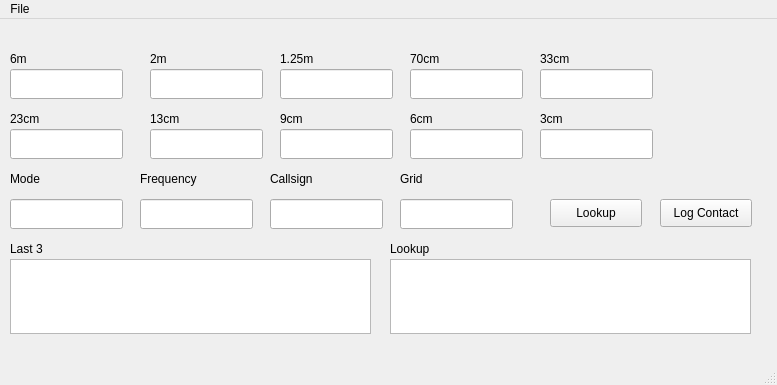
<?xml version="1.0" encoding="UTF-8"?>
<ui version="4.0">
 <class>MainWindow</class>
 <widget class="QMainWindow" name="MainWindow">
  <property name="geometry">
   <rect>
    <x>0</x>
    <y>0</y>
    <width>777</width>
    <height>385</height>
   </rect>
  </property>
  <property name="windowTitle">
   <string>MainWindow</string>
  </property>
  <widget class="QWidget" name="centralwidget">
   <widget class="QLineEdit" name="mode_le">
    <property name="geometry">
     <rect>
      <x>10</x>
      <y>180</y>
      <width>113</width>
      <height>30</height>
     </rect>
    </property>
   </widget>
   <widget class="QPushButton" name="log_button">
    <property name="geometry">
     <rect>
      <x>660</x>
      <y>180</y>
      <width>92</width>
      <height>28</height>
     </rect>
    </property>
    <property name="text">
     <string>Log Contact</string>
    </property>
   </widget>
   <widget class="QLineEdit" name="freq_le">
    <property name="geometry">
     <rect>
      <x>140</x>
      <y>180</y>
      <width>113</width>
      <height>30</height>
     </rect>
    </property>
   </widget>
   <widget class="QLineEdit" name="call_le">
    <property name="geometry">
     <rect>
      <x>270</x>
      <y>180</y>
      <width>113</width>
      <height>30</height>
     </rect>
    </property>
   </widget>
   <widget class="QLineEdit" name="grid_le">
    <property name="geometry">
     <rect>
      <x>400</x>
      <y>180</y>
      <width>113</width>
      <height>30</height>
     </rect>
    </property>
   </widget>
   <widget class="QPushButton" name="lookup_button">
    <property name="geometry">
     <rect>
      <x>550</x>
      <y>180</y>
      <width>92</width>
      <height>28</height>
     </rect>
    </property>
    <property name="text">
     <string>Lookup</string>
    </property>
   </widget>
   <widget class="QLabel" name="label">
    <property name="geometry">
     <rect>
      <x>10</x>
      <y>150</y>
      <width>65</width>
      <height>20</height>
     </rect>
    </property>
    <property name="text">
     <string>Mode</string>
    </property>
   </widget>
   <widget class="QLabel" name="label_2">
    <property name="geometry">
     <rect>
      <x>140</x>
      <y>150</y>
      <width>81</width>
      <height>20</height>
     </rect>
    </property>
    <property name="text">
     <string>Frequency</string>
    </property>
   </widget>
   <widget class="QLabel" name="label_3">
    <property name="geometry">
     <rect>
      <x>270</x>
      <y>150</y>
      <width>65</width>
      <height>20</height>
     </rect>
    </property>
    <property name="text">
     <string>Callsign</string>
    </property>
   </widget>
   <widget class="QLabel" name="label_4">
    <property name="geometry">
     <rect>
      <x>400</x>
      <y>150</y>
      <width>65</width>
      <height>20</height>
     </rect>
    </property>
    <property name="text">
     <string>Grid</string>
    </property>
   </widget>
   <widget class="QTextEdit" name="last3_box">
    <property name="geometry">
     <rect>
      <x>10</x>
      <y>240</y>
      <width>361</width>
      <height>75</height>
     </rect>
    </property>
   </widget>
   <widget class="QLineEdit" name="sixm_le">
    <property name="geometry">
     <rect>
      <x>10</x>
      <y>50</y>
      <width>113</width>
      <height>30</height>
     </rect>
    </property>
   </widget>
   <widget class="QLineEdit" name="twom_le">
    <property name="geometry">
     <rect>
      <x>150</x>
      <y>50</y>
      <width>113</width>
      <height>30</height>
     </rect>
    </property>
   </widget>
   <widget class="QLineEdit" name="onetwofive_le">
    <property name="geometry">
     <rect>
      <x>280</x>
      <y>50</y>
      <width>113</width>
      <height>30</height>
     </rect>
    </property>
   </widget>
   <widget class="QLineEdit" name="twentythree_le">
    <property name="geometry">
     <rect>
      <x>10</x>
      <y>110</y>
      <width>113</width>
      <height>30</height>
     </rect>
    </property>
   </widget>
   <widget class="QLineEdit" name="thirteen_le">
    <property name="geometry">
     <rect>
      <x>150</x>
      <y>110</y>
      <width>113</width>
      <height>30</height>
     </rect>
    </property>
   </widget>
   <widget class="QLineEdit" name="nine_le">
    <property name="geometry">
     <rect>
      <x>280</x>
      <y>110</y>
      <width>113</width>
      <height>30</height>
     </rect>
    </property>
   </widget>
   <widget class="QLineEdit" name="seventy_le">
    <property name="geometry">
     <rect>
      <x>410</x>
      <y>50</y>
      <width>113</width>
      <height>30</height>
     </rect>
    </property>
   </widget>
   <widget class="QLineEdit" name="sixcm_le">
    <property name="geometry">
     <rect>
      <x>410</x>
      <y>110</y>
      <width>113</width>
      <height>30</height>
     </rect>
    </property>
   </widget>
   <widget class="QLineEdit" name="thirtythree_le">
    <property name="geometry">
     <rect>
      <x>540</x>
      <y>50</y>
      <width>113</width>
      <height>30</height>
     </rect>
    </property>
   </widget>
   <widget class="QLineEdit" name="three_le">
    <property name="geometry">
     <rect>
      <x>540</x>
      <y>110</y>
      <width>113</width>
      <height>30</height>
     </rect>
    </property>
   </widget>
   <widget class="QLabel" name="label_5">
    <property name="geometry">
     <rect>
      <x>10</x>
      <y>30</y>
      <width>65</width>
      <height>20</height>
     </rect>
    </property>
    <property name="text">
     <string>6m</string>
    </property>
   </widget>
   <widget class="QLabel" name="label_6">
    <property name="geometry">
     <rect>
      <x>150</x>
      <y>30</y>
      <width>65</width>
      <height>20</height>
     </rect>
    </property>
    <property name="text">
     <string>2m</string>
    </property>
   </widget>
   <widget class="QLabel" name="label_7">
    <property name="geometry">
     <rect>
      <x>280</x>
      <y>30</y>
      <width>65</width>
      <height>20</height>
     </rect>
    </property>
    <property name="text">
     <string>1.25m</string>
    </property>
   </widget>
   <widget class="QLabel" name="label_8">
    <property name="geometry">
     <rect>
      <x>410</x>
      <y>30</y>
      <width>65</width>
      <height>20</height>
     </rect>
    </property>
    <property name="text">
     <string>70cm</string>
    </property>
   </widget>
   <widget class="QLabel" name="label_9">
    <property name="geometry">
     <rect>
      <x>540</x>
      <y>30</y>
      <width>65</width>
      <height>20</height>
     </rect>
    </property>
    <property name="text">
     <string>33cm</string>
    </property>
   </widget>
   <widget class="QLabel" name="label_10">
    <property name="geometry">
     <rect>
      <x>10</x>
      <y>90</y>
      <width>65</width>
      <height>20</height>
     </rect>
    </property>
    <property name="text">
     <string>23cm</string>
    </property>
   </widget>
   <widget class="QLabel" name="label_11">
    <property name="geometry">
     <rect>
      <x>150</x>
      <y>90</y>
      <width>65</width>
      <height>20</height>
     </rect>
    </property>
    <property name="text">
     <string>13cm</string>
    </property>
   </widget>
   <widget class="QLabel" name="label_12">
    <property name="geometry">
     <rect>
      <x>280</x>
      <y>90</y>
      <width>65</width>
      <height>20</height>
     </rect>
    </property>
    <property name="text">
     <string>9cm</string>
    </property>
   </widget>
   <widget class="QLabel" name="label_13">
    <property name="geometry">
     <rect>
      <x>410</x>
      <y>90</y>
      <width>65</width>
      <height>20</height>
     </rect>
    </property>
    <property name="text">
     <string>6cm</string>
    </property>
   </widget>
   <widget class="QLabel" name="label_14">
    <property name="geometry">
     <rect>
      <x>540</x>
      <y>90</y>
      <width>65</width>
      <height>20</height>
     </rect>
    </property>
    <property name="text">
     <string>3cm</string>
    </property>
   </widget>
   <widget class="QTextEdit" name="lookup_box">
    <property name="geometry">
     <rect>
      <x>390</x>
      <y>240</y>
      <width>361</width>
      <height>75</height>
     </rect>
    </property>
   </widget>
   <widget class="QLabel" name="label_15">
    <property name="geometry">
     <rect>
      <x>10</x>
      <y>220</y>
      <width>65</width>
      <height>20</height>
     </rect>
    </property>
    <property name="text">
     <string>Last 3</string>
    </property>
   </widget>
   <widget class="QLabel" name="label_16">
    <property name="geometry">
     <rect>
      <x>390</x>
      <y>220</y>
      <width>65</width>
      <height>20</height>
     </rect>
    </property>
    <property name="text">
     <string>Lookup</string>
    </property>
   </widget>
  </widget>
  <widget class="QMenuBar" name="menubar">
   <property name="geometry">
    <rect>
     <x>0</x>
     <y>0</y>
     <width>777</width>
     <height>26</height>
    </rect>
   </property>
   <widget class="QMenu" name="menuFile">
    <property name="title">
     <string>File</string>
    </property>
    <addaction name="actionNew_Log"/>
    <addaction name="actionOpen_Log"/>
   </widget>
   <addaction name="menuFile"/>
  </widget>
  <widget class="QStatusBar" name="statusbar"/>
  <action name="actionNew_Log">
   <property name="text">
    <string>New Log</string>
   </property>
  </action>
  <action name="actionOpen_Log">
   <property name="text">
    <string>Open Log</string>
   </property>
  </action>
  <action name="actionInitialize_as_Master">
   <property name="text">
    <string>Initialize as Master</string>
   </property>
  </action>
  <action name="actionInitialize_as_Slave">
   <property name="text">
    <string>Initialize as Slave</string>
   </property>
  </action>
 </widget>
 <resources/>
 <connections/>
</ui>
